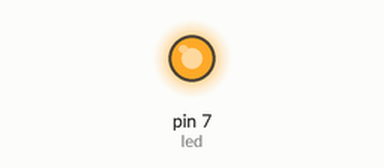
Simulated run of this sketch. Board: Arduino Uno, built with avr-gcc and run on an emulated ATmega328P. On the bench: output pins drawn as LEDs (lit = HIGH). What the sketch prints to the serial monitor is not drawn.

Above: at 0.28 s.
Timing chart, 0 to 40.0 s (numbered marks = the images above):
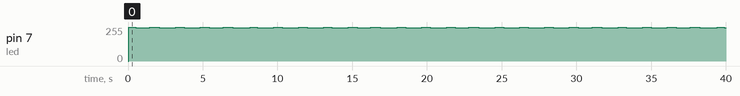

The sketch:

period_1_PWM_Implement.ino
```cpp
#define led 7

void setup(){
  pinMode(led, OUTPUT);
  Serial.begin(9600);
}

void loop(){
  int i;
  int period = set_period(1);
  for(i=1; i<=50; i+=1){
    set_duty(period, i);
  }
  for(i=49; i>=0; i-=1){
    set_duty(period, i);
  }
}

int set_period(int period){
  return period*1000;
}

void set_duty(int period, int duty){
  double led_on = period/100*duty;
  double led_off = period - led_on;
  Serial.println(led_on);
  Serial.println(led_off);
  digitalWrite(led, LOW);
  delayMicroseconds(led_on);
  digitalWrite(led, HIGH);
  delayMicroseconds(led_off);
}
```

Measured:
- by itself, pin 7 (led): 0/255 → 254/255 at 0.04 s, → 248/255 0.48 s later, → 254/255 0.92 s later, → 255/255 0.12 s later, … (56 changes in this stretch)
